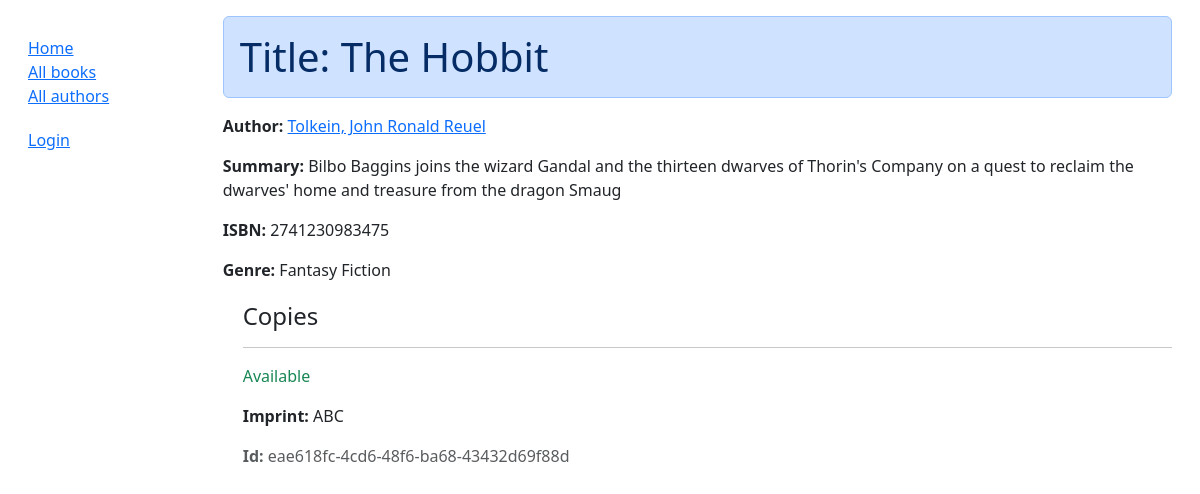
Page /catalog/book/3 on the earlier database version.
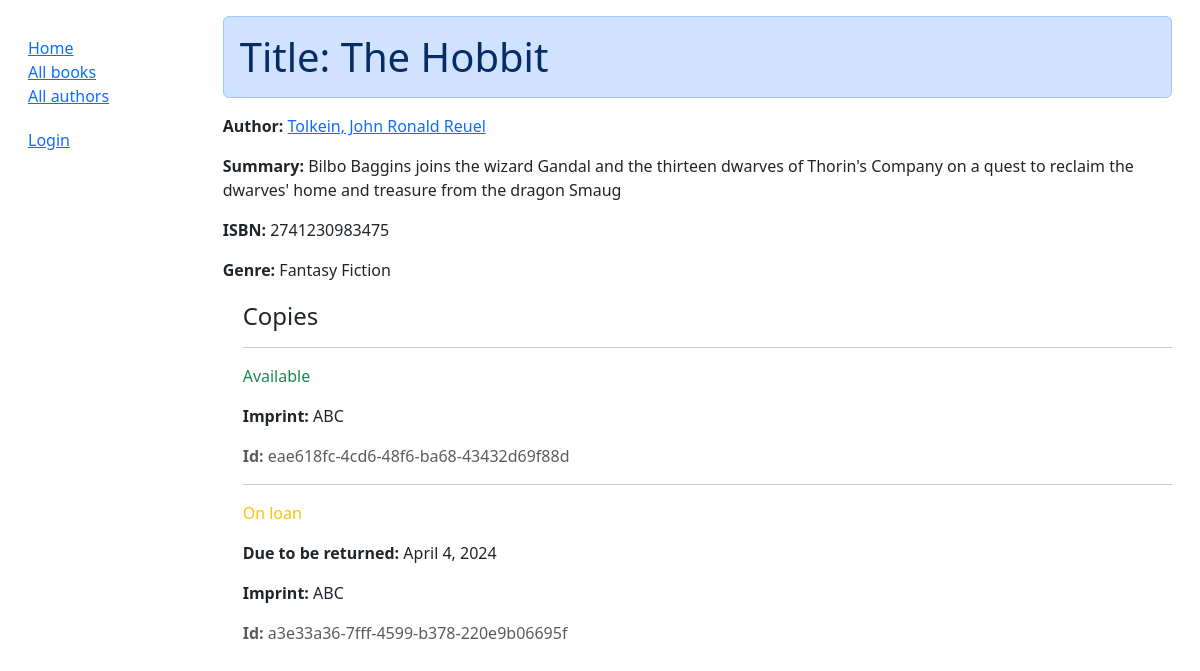
Same page on the later database version.
### catalog/models.py (models this page shows, shortened)
class BookInstance(models.Model):
    id = models.UUIDField(primary_key=True, default=uuid.uuid4,
                          help_text="Unique ID for this particular book across whole library")
    book = models.ForeignKey('Book', on_delete=models.RESTRICT, null=True)
    imprint = models.CharField(max_length=200)
    due_back = models.DateField(null=True, blank=True)
    borrower = models.ForeignKey(settings.AUTH_USER_MODEL, on_delete=models.SET_NULL, null=True, blank=True)
    LOAN_STATUS = (
        ('m', 'Maintenance'),
        ('o', 'On loan'),
        ('a', 'Available'),
        ('r', 'Reserved'),
    )
    status = models.CharField(
        max_length=1,
        choices=LOAN_STATUS,
        blank=True,
        default='m',
        help_text='Book availability',
    )
    class Meta:
        ordering = ['due_back']
        permissions = (("can_mark_returned", "Set book as returned"),)

### catalog/views.py (the view)
# urls.py: path('book/<int:pk>', views.BookDetailView.as_view(), name='book-detail'),
class BookDetailView(generic.DetailView):
    model = Book

### catalog/models.py (called while the page is built)
    def __str__(self):
        return self.name

    def get_absolute_url(self):
        return reverse('author-detail', args=[str(self.id)])

    def __str__(self):
        return f'{self.last_name}, {self.first_name}'

### catalog/templates/catalog/book_detail.html
{% extends "base_generic.html" %} {% block content %}
<h1 class="alert alert-primary">Title: {{ book.title }}</h1>
<p><strong>Author:</strong> <a href="{{ book.author.get_absolute_url }}">{{ book.author }}</a></p>
<p><strong>Summary:</strong> {{ book.summary }}</p>
<p><strong>ISBN:</strong> {{ book.isbn }}</p>
<p><strong>Genre:</strong> {{ book.genre.all|join:", " }}</p>
<div style="margin-left: 20px; margin-top: 20px">
  <h4>Copies</h4>
  {% for copy in book.bookinstance_set.all %}
  <hr />
  <p
    class="{% if copy.status == 'a' %}text-success{% elif copy.status == 'm' %}text-danger{% else %}text-warning{% endif %}"
  >
    {{ copy.get_status_display }}
  </p>
  {% if copy.status != 'a' %}
  <p><strong>Due to be returned:</strong> {{ copy.due_back }}</p>
  {% endif %}
  <p><strong>Imprint:</strong> {{ copy.imprint }}</p>
  <p class="text-muted"><strong>Id:</strong> {{ copy.id }}</p>
  {% endfor %}
</div>
{% endblock %}

Differences in the rows shown:
added BookInstance: status "On loan", due_back "April 4, 2024", imprint "ABC", id "a3e33a36-7fff-4599-b378-220e9b06695f"
